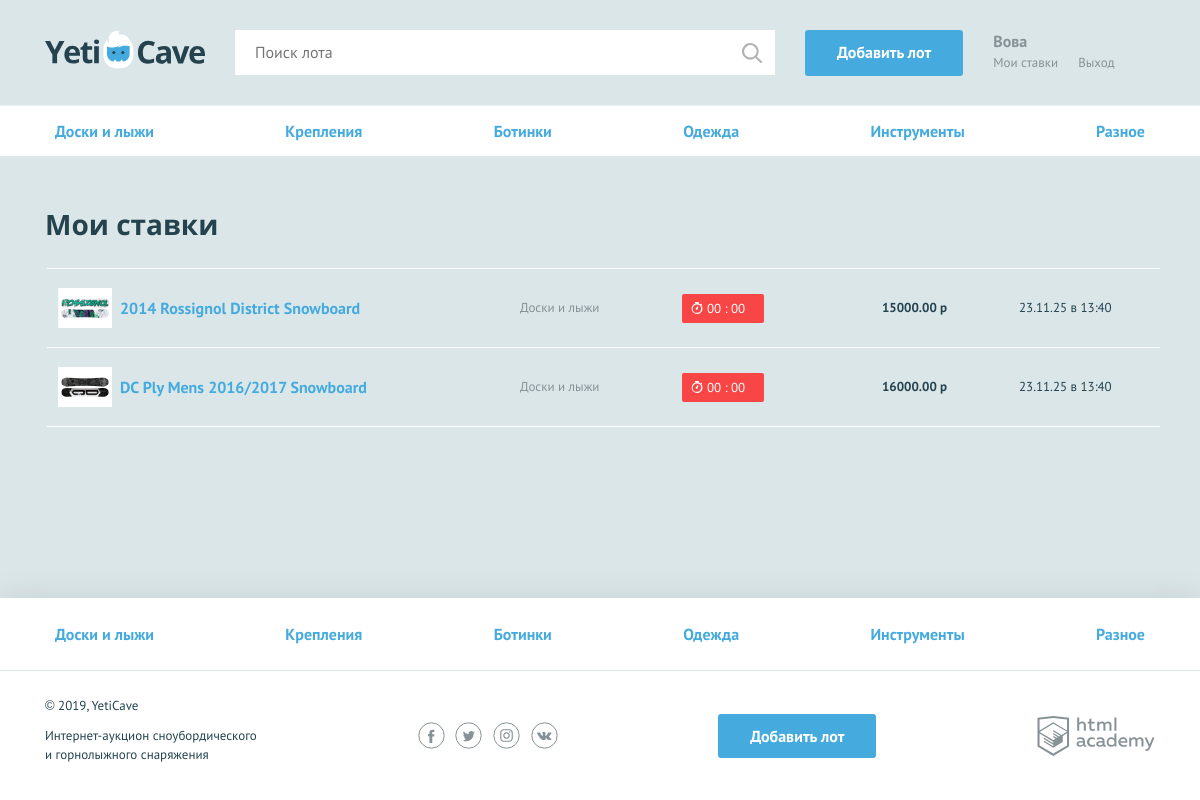
Page /bets.php (signed in) on the committed database.
### tables this page shows
CREATE TABLE categories (
    id INT PRIMARY KEY AUTO_INCREMENT,
    name_cat VARCHAR(60) NOT NULL UNIQUE,
    code_cat VARCHAR(60) NOT NULL UNIQUE
);

CREATE TABLE lots (
    id INT PRIMARY KEY AUTO_INCREMENT,
    dt_add TIMESTAMP DEFAULT CURRENT_TIMESTAMP,
    name_lot VARCHAR(128) NOT NULL,
    desc_lot TEXT,
    image_lot VARCHAR(128),
    price DECIMAL(10, 2) NOT NULL,
    dt_end TIMESTAMP,
    step DECIMAL(10, 2) NOT NULL,
    winner_id INT,
    author_id INT,
    category_id INT,
    FOREIGN KEY (author_id) REFERENCES users(id),
    FOREIGN KEY (winner_id) REFERENCES users(id),
    FOREIGN KEY (category_id) REFERENCES categories(id)
);

CREATE TABLE bets (
    id INT PRIMARY KEY AUTO_INCREMENT,
    dt_add TIMESTAMP DEFAULT CURRENT_TIMESTAMP,
    price DECIMAL(10, 2) NOT NULL,
    lot_id INT,
    user_id INT,
    FOREIGN KEY (user_id) REFERENCES users(id),
    FOREIGN KEY (lot_id) REFERENCES lots(id)
);

### helpers.php (called while the page is built, shortened)
<?php
function format_time($datetime): string
{
    $time = strtotime($datetime);
    $diff = time() - $time;
    return date('d.m.y \в H:i', $time);
}
function include_template($name, array $data = [])
{
    $name = 'templates/' . $name;
    extract($data);
    require $name;
    $result = ob_get_clean();
    return $result;
}

### functions.php (called while the page is built, shortened)
<?php
function set_time_lot($str_date): array
{
    $now = date_create();
    $end_time = date_create($str_date);
    $diff = date_diff($now, $end_time);
    if ($diff->invert) {
        return ['00', '00'];
    }
    $format_date = date_interval_format($diff, "%d %H %I");
    $arr = explode(" ", $format_date);
    $hours = $arr[0] * 24 + $arr[1];
    $minutes = intval($arr[2]);
    $hours = str_pad($hours, 2, "0", STR_PAD_LEFT);
    $minutes = str_pad($minutes, 2, "0", STR_PAD_LEFT);
    $res[] = $hours;
    $res[] = $minutes;
    return $res;
}

### templates/my-bets.php (the view)
<?php
$id = $_SESSION["user"]["id"];
?>
<main>
    <nav class="nav">
        <ul class="nav__list container">
            <?php foreach ($categories as $category): ?>
                <li class="nav__item">
                    <a href="all-lots.php?category=<?= $category["code_cat"] ?>"><?= $category["name_cat"] ?></a>
                </li>
            <?php endforeach; ?>
        </ul>
    </nav>
    <section class="rates container">
        <h2>Мои ставки</h2>
        <?php if (!empty($bets)): ?>
            <table class="rates__list">
                <?php foreach ($bets as $bet): ?>
                    <tr class="rates__item">
                        <?php $classname = ($bet["winner_id"] == $id) ? "rates__item--win" : ""; ?>
                        <td class="rates__info <?= $classname ?>">
                            <div class="rates__img">
                                <img src="uploads/<?= $bet["image_lot"] ?>" width="54" height="40"
                                     alt="<?= $bet["name_lot"] ?>">
                            </div>
                            <?php if ($bet["winner_id"] == $id) : ?>
                                <div>
                                    <h3 class="rates__title"><a
                                            href="lot.php?id=<?= $bet["id"] ?>"><?= $bet["name_lot"] ?></a></h3>
                                    <p><?= $bet["contact"] ?></p>
                                </div>
                            <?php else: ?>
                                <h3 class="rates__title"><a
                                        href="lot.php?id=<?= $bet["id"] ?>"><?= $bet["name_lot"] ?></a></h3>
                            <?php endif; ?>
                        </td>
                        <td class="rates__category">
                            <?= $bet["name_cat"] ?>
                        </td>
                        <td class="rates__timer">
                            <?php if ($bet["winner_id"] == $id) : ?>
                                <div class="timer timer--win">Ставка выиграла</div>
                            <?php else : ?>
                                <?php $res = set_time_lot(htmlspecialchars($bet["dt_end"])) ?>
                                <div class="timer <?= (int)$res[0] < 1 ? "timer--finishing" : '' ?>">
                                    <?= "$res[0] : $res[1]" ?>
                                </div>
                            <?php endif; ?>
                        </td>
                        <td class="rates__price">
                            <?= $bet["price"] ?> р
                        </td>
                        <td class="rates__time">
                            <?= format_time($bet["dt_add"]) ?>
                        </td>
                    </tr>
                <?php endforeach; ?>
            </table>
        <?php else: ?>
            <p>У вас еще нет ставок</p>
        <?php endif; ?>
    </section>
</main>

### templates/layout.php (shortened to what this page needs)
<?php
$type_cat = $_GET['category'] ?? null;
?>
<!DOCTYPE html>
<html lang="ru">
<head>
    <link href="../css/flatpickr.min.css" rel="stylesheet">
    <link href="../css/normalize.min.css" rel="stylesheet">
    <link href="../css/style.css" rel="stylesheet">
</head>
<body>
<div class="page-wrapper">
    <header class="main-header">
        <div class="main-header__container container">
            <a class="main-header__logo">
                <img src="../img/logo.svg" width="160" height="39" alt="Логотип компании YetiCave">
            </a>
            <form class="main-header__search" method="get" action="search.php" autocomplete="off">
                <input type="search" name="search" placeholder="Поиск лота"
                       value="<?= htmlspecialchars($_GET['search'] ?? '') ?>">
                <input class="main-header__search-btn" type="submit" name="find" value="Найти">
            </form>
            <a class="main-header__add-lot button" href="add.php">Добавить лот</a>
            <nav class="user-menu">
                <?php if (isset($_SESSION["user"])): ?>
                    <div class="user-menu__logged">
                        <p><?= $_SESSION["user"]["name_user"] ?></p>
                        <a class="user-menu__bets" href="bets.php">Мои ставки</a>
                        <a class="user-menu__logout" href="logout.php">Выход</a>
                    </div>
                <?php endif; ?>
            </nav>
        </div>
    </header>
    <?= $content ?>
</div>
<footer class="main-footer">
    <nav class="nav">
        <ul class="nav__list container">
            <?php foreach ($categories as $category): ?>
                <?php $classname = $category['code_cat'] == $type_cat ? "nav__item--current" : ""; ?>
                <li class="nav__item <?= $classname ?>">
                    <a href="all-lots.php?category=<?= $category["code_cat"]; ?>"><?= $category["name_cat"]; ?></a>
                </li>
            <?php endforeach; ?>
        </ul>
    </nav>
    <div class="main-footer__bottom container">
        <div class="main-footer__copyright">
            <p>© 2019, YetiCave</p>
            <p>Интернет-аукцион сноубордического и горнолыжного снаряжения</p>
        </div>
        <div class="main-footer__social social">
            <a class="social__link social__link--facebook" href="#">
            </a>
            <a class="social__link social__link--twitter" href="#">
            </a>
            <a class="social__link social__link--instagram" href="#">
            </a>
            <a class="social__link social__link--vkontakte" href="#">
            </a>
        </div>
        <a class="main-footer__add-lot button" href="add.php">Добавить лот</a>
        <div class="main-footer__developed-by">
            <a class="logo-academy" href="https://htmlacademy.ru/intensive/php">
            </a>
        </div>
    </div>
</footer>
</body>
</html>

### rows in the picture
categories: name_cat "Доски и лыжи"
categories: name_cat "Крепления"
categories: name_cat "Ботинки"
categories: name_cat "Одежда"
categories: name_cat "Инструменты"
categories: name_cat "Разное"
lots: image_lot (picture), name_lot "2014 Rossignol District Snowboard", category.name_cat "Доски и лыжи", dt_end "00", bets.price "15000.00", bets.dt_add "23.11.25 в 13:40"
lots: image_lot (picture), name_lot "DC Ply Mens 2016/2017 Snowboard", category.name_cat "Доски и лыжи", dt_end "00", bets.price "16000.00", bets.dt_add "23.11.25 в 13:40"

### other values in the picture
$_SESSION["user"]["name_user"] "Вова"
